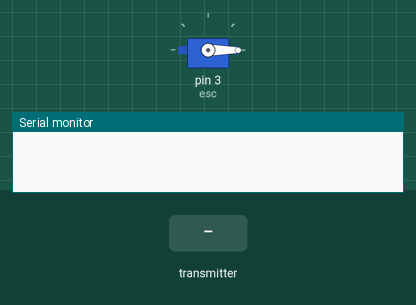
This sketch was run on a simulated Arduino Uno, built with avr-gcc and run on an emulated ATmega328P. On the bench: servo, the last lines printed to the serial monitor. Inputs (shaded band) come from the test bench. No radio packets arrive unless stated.

Above: at 3.2 s.
3.3 s: the transmitter starts sending x_pos = 1023
At 4.1 s:
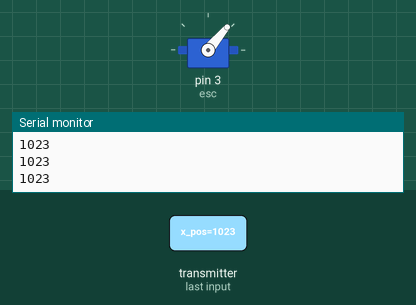
4.8 s: the transmitter starts sending x_pos = 0
At 5.2 s:
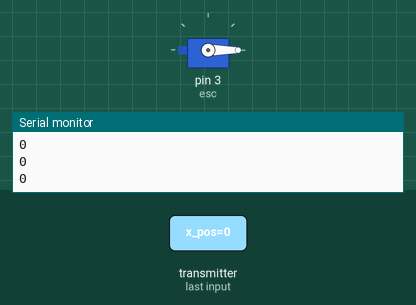
Timing chart, 0 to 7.8 s (numbered marks = the images above; inputs shaded):
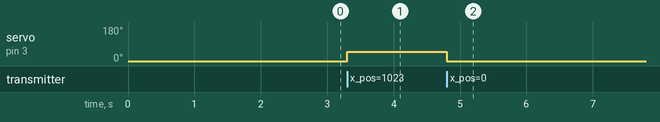

The sketch:

FinalReceiverCode.ino
```cpp
#include <SPI.h>
#include <nRF24L01.h>
#include <RF24.h>
#include <Servo.h>
Servo servo;
RF24 radio(7, 8); // CSN, CE
const byte address[6] = "00001";
int esc = 3;

void setup() {
  Serial.begin(115200);
  radio.begin();
  servo.attach(esc,  1000, 2000);//RX
  servo.write(0);//RX
  delay(2000);
  radio.openReadingPipe(0, address);
  radio.setPALevel(RF24_PA_MAX);
  radio.startListening();
}

void loop() {
  if (radio.available()) {
    int x_pos ;
    radio.read(&x_pos, sizeof(x_pos));
    Serial.println(x_pos);
    x_pos = constrain(x_pos,550,1023);
    int motorSpeed = map(x_pos, 550, 1023, 0,50 );
    servo.write (motorSpeed) ;

  }
}
```

Measured:
- after the input at 3.3 s, servo on pin 3 (esc): 0° → 50° at once
- after the input at 4.8 s, servo on pin 3 (esc): 50° → 0° at once
